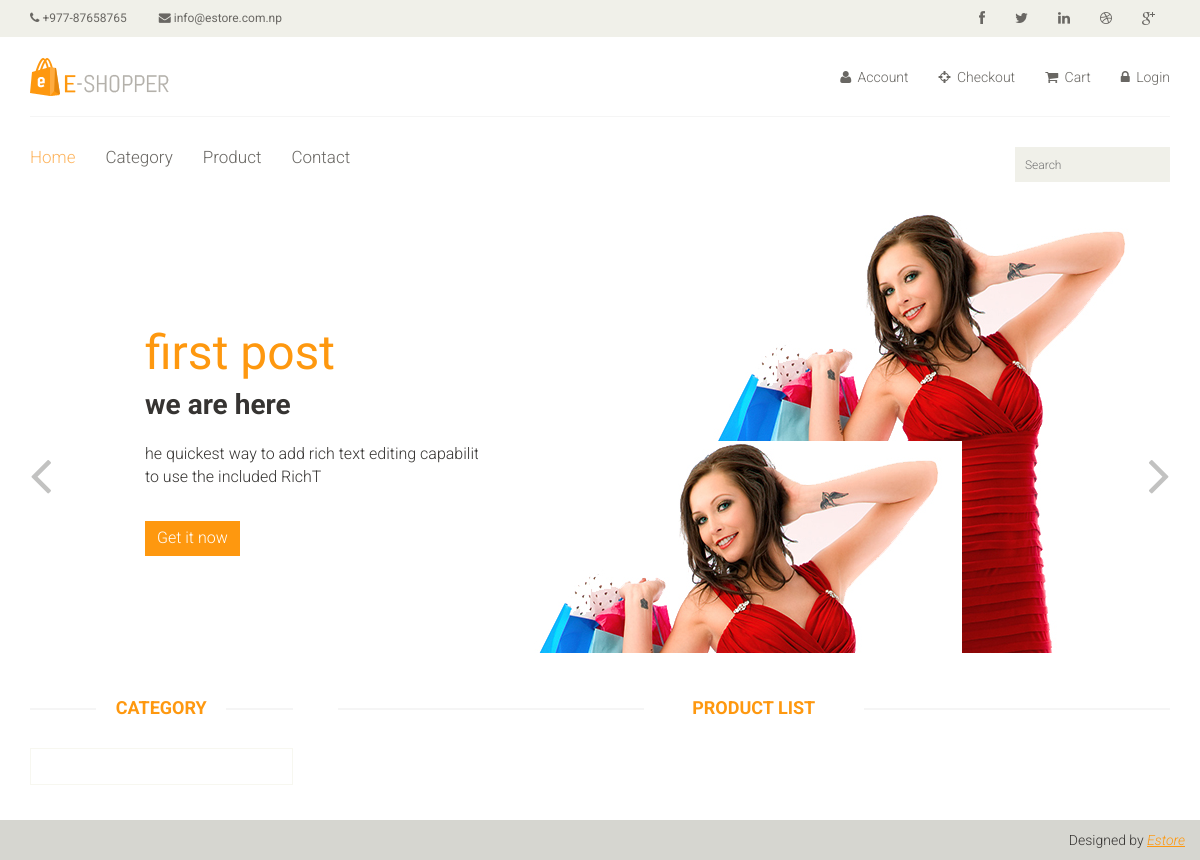
Before: / with the older database file.
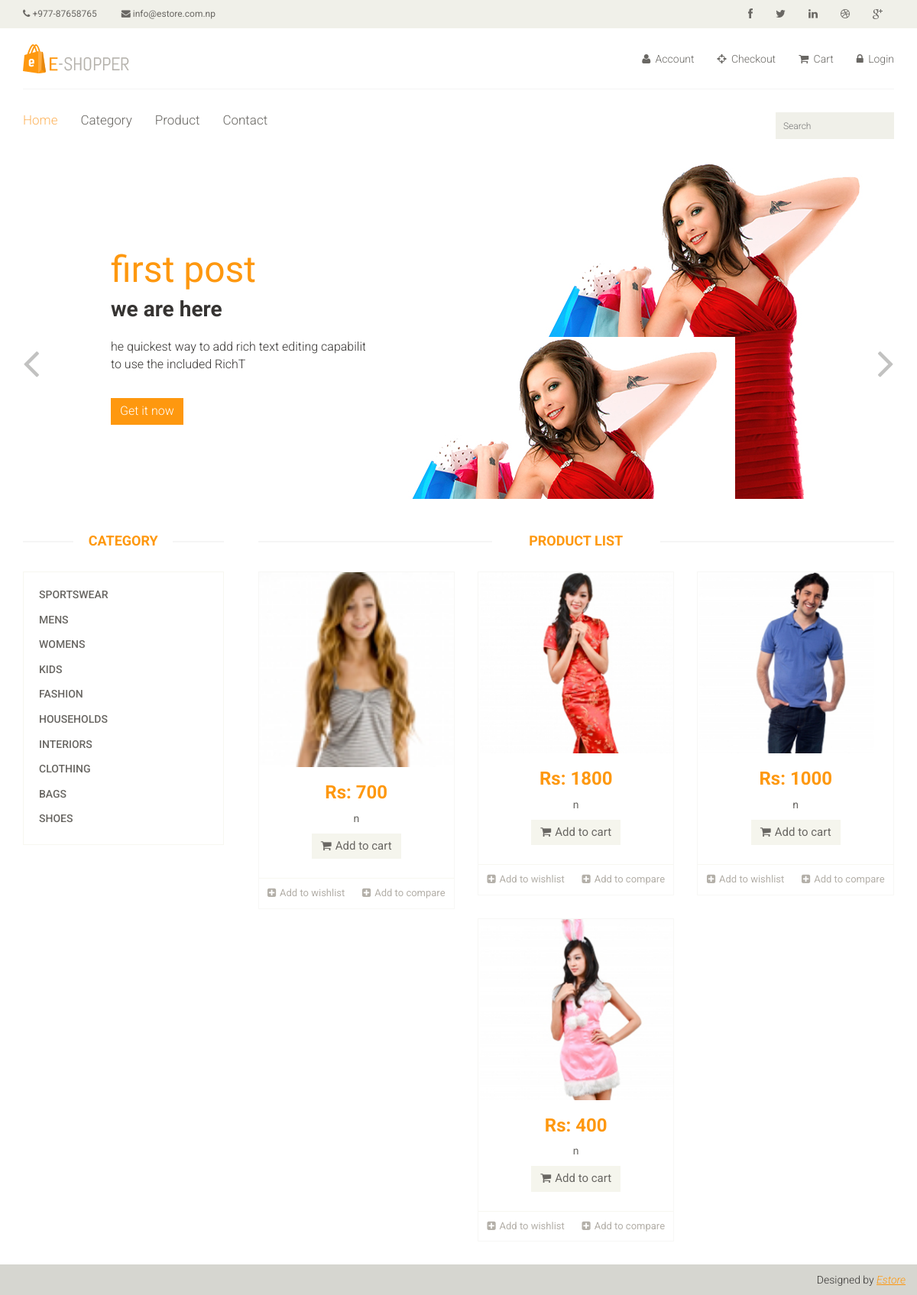
After: the same page with the newer database file.
### ecommerce/models.py (models this page shows, shortened)
class Settings(models.Model):
    name = models.CharField(max_length=100)
    email = models.CharField(max_length=100)
    phone = models.CharField(max_length=100)
    logo = models.ImageField(upload_to='logo/', blank=True, null=True)
    favicon = models.ImageField(upload_to='favicon/', blank=True, null=True)
    class Meta:
        verbose_name_plural = 'Setting'

class Banner(models.Model):
    title = models.CharField(max_length=100, unique=True)
    slug = models.SlugField(max_length=100, unique=True)
    subtitle = models.CharField(max_length=100)
    image = models.ImageField(upload_to='banner/')
    description = RichTextField()
    class Meta:
        verbose_name_plural = 'Banner'
    def get_limit_description(self):
        return self.description[:100]

class Category(models.Model):
    cat_name = models.CharField(max_length=100, unique=True)
    slug = models.SlugField(max_length=100, unique=True)

class Product(models.Model):
    category = models.ForeignKey(Category, on_delete=models.CASCADE)
    name = models.CharField(max_length=100, unique=True)
    slug = models.SlugField(max_length=100, unique=True)
    price = models.IntegerField()
    image = models.ImageField(upload_to='product/')
    description = RichTextField()
    stock = models.IntegerField(default=0)
    quantity = models.IntegerField(default=1)
    class Meta:
        verbose_name_plural = 'Product'

### ecommerce/views.py (the view)
# urls.py: path('', views.index, name='index'),
def index(request):
    data = {
        'bannerData': Banner.objects.all(),
        'categoryData': Category.objects.all(),
        'productData': Product.objects.order_by('-id'),
    }
    return render(request, 'pages/home/index.html', data)

### ecommerce/general.py (called while the page is built)
def data_pass_all_templates(request):
    data = {
        'settingData': Settings.objects.last()
    }
    return data

### templates/pages/home/index.html (shortened to what this page needs)
{% extends "master/master.html" %}
{% block content %}
    <section id="slider">
        <div class="container">
            <div class="row">
                <div class="col-sm-12">
                    <div id="slider-carousel" class="carousel slide" data-ride="carousel">
                        <div class="carousel-inner">
                            {% for banner in bannerData %}
                                {% if forloop.counter == 1 %}
                                    <div class="item active">
                                        <div class="col-sm-6">
                                            <h1><span>{{ banner.title }}</span></h1>
                                            <h2>{{ banner.subtitle }}</h2>
                                            <p>
                                                {{ banner.get_limit_description |safe }}
                                            </p>
                                            <a href="{% url 'banner-details' banner.slug %}"
                                               class="btn btn-default get">Get it now</a>
                                        </div>
                                        <div class="col-sm-6">
                                            <img src="{{ banner.image.url }}" class="girl img-responsive" alt=""/>
                                            <img src="{{ banner.image.url }}" class="pricing" alt=""/>
                                        </div>
                                    </div>
                                {% endif %}
                            {% endfor %}
                        </div>
                        <a href="#slider-carousel" class="left control-carousel hidden-xs" data-slide="prev">
                            <i class="fa fa-angle-left"></i>
                        </a>
                        <a href="#slider-carousel" class="right control-carousel hidden-xs" data-slide="next">
                            <i class="fa fa-angle-right"></i>
                        </a>
                    </div>
                </div>
            </div>
        </div>
    </section>
    <section>
        <div class="container">
            <div class="row">
                <div class="col-sm-3">
                    <div class="left-sidebar">
                        <h2>Category</h2>
                        <div class="panel-group category-products" id="accordian">
                            {% for category in categoryData %}
                                <div class="panel panel-default">
                                    <div class="panel-heading">
                                        <h4 class="panel-title"><a href="#">{{ category.cat_name }}</a></h4>
                                    </div>
                                </div>
                            {% endfor %}
                        </div>
                    </div>
                </div>
                <div class="col-sm-9 padding-right">
                    <div class="features_items">
                        <h2 class="title text-center">Product List</h2>
                        {% for product in productData %}
                            <div class="col-sm-4">
                                <div class="product-image-wrapper">
                                    <div class="single-products">
                                        <div class="productinfo text-center">
                                            {% if product.image %}
                                                <img src="{{ product.image.url }}" alt=""/>
                                            {% endif %}
                                            <h2>Rs: {{ product.price }}</h2>
                                            <p>{{ product.product_name }}n</p>
                                            <a href="{% url 'cart_add' product.id %}" class="btn btn-default add-to-cart"><i
                                                    class="fa fa-shopping-cart"></i>Add
                                                to cart</a>
                                        </div>
                                        <div class="product-overlay">
                                            <div class="overlay-content">
                                            </div>
                                        </div>
                                    </div>
                                    <div class="choose">
                                        <ul class="nav nav-pills nav-justified">
                                            <li><a href="#"><i class="fa fa-plus-square"></i>Add to wishlist</a></li>
                                            <li><a href="#"><i class="fa fa-plus-square"></i>Add to compare</a></li>
                                        </ul>
                                    </div>
                                </div>
                            </div>
                        {% endfor %}
                    </div>
                </div>
            </div>
        </div>
    </section>
{% endblock %}

### templates/master/master.html
{% include 'layouts/header.html' %}
{% block content %}
{% endblock %}
{% include 'layouts/footer.html' %}

### templates/layouts/header.html (shortened to what this page needs)
<!DOCTYPE html>
{% load static %}
<html lang="en">
<head>
    <link href="{% static 'css/bootstrap.min.css' %}" rel="stylesheet">
    <link href="{% static 'css/font-awesome.min.css' %}" rel="stylesheet">
    <link href="{% static 'css/prettyPhoto.css' %}" rel="stylesheet">
    <link href="{% static 'css/price-range.css' %}" rel="stylesheet">
    <link href="{% static 'css/animate.css' %}" rel="stylesheet">
    <link href="{% static 'css/main.css' %}" rel="stylesheet">
    <link href="{% static 'css/responsive.css' %}" rel="stylesheet">
</head>
<body>
<header id="header">
    <div class="header_top">
        <div class="container">
            <div class="row">
                <div class="col-sm-6">
                    <div class="contactinfo">
                        <ul class="nav nav-pills">
                            <li><a href="#"><i class="fa fa-phone"></i> {{ settingData.phone }}</a></li>
                            <li><a href="#"><i class="fa fa-envelope"></i> {{ settingData.email }}</a></li>
                        </ul>
                    </div>
                </div>
                <div class="col-sm-6">
                    <div class="social-icons pull-right">
                        <ul class="nav navbar-nav">
                            <li><a href="#"><i class="fa fa-facebook"></i></a></li>
                            <li><a href="#"><i class="fa fa-twitter"></i></a></li>
                            <li><a href="#"><i class="fa fa-linkedin"></i></a></li>
                            <li><a href="#"><i class="fa fa-dribbble"></i></a></li>
                            <li><a href="#"><i class="fa fa-google-plus"></i></a></li>
                        </ul>
                    </div>
                </div>
            </div>
        </div>
    </div>
    <div class="header-middle">
        <div class="container">
            <div class="row">
                <div class="col-sm-4">
                    <div class="logo pull-left">
                        {% if settingData.logo %}
                            <a href="{% url 'index' %}"><img src="{{ settingData.logo.url }}" alt=""/></a>
                        {% endif %}
                    </div>
                </div>
                <div class="col-sm-8">
                    <div class="shop-menu pull-right">
                        <ul class="nav navbar-nav">
                            <li><a href="{% url 'user-register' %}"><i class="fa fa-user"></i> Account</a></li>
                            <li><a href="#"><i class="fa fa-crosshairs"></i> Checkout</a></li>
                            <li><a href="{% url 'cart_detail' %}"><i class="fa fa-shopping-cart"></i> Cart</a></li>
                            <li><a href="{% url 'user-login' %}"><i class="fa fa-lock"></i> Login</a></li>
                        </ul>
                    </div>
                </div>
            </div>
        </div>
    </div>
    <div class="header-bottom">
        <div class="container">
            <div class="row">
                <div class="col-sm-9">
                    <div class="mainmenu pull-left">
                        <ul class="nav navbar-nav collapse navbar-collapse">
                            <li><a href="{% url 'index' %}" class="active">Home</a></li>
                            <li><a href="{% url 'category' %}">Category</a></li>
                            <li><a href="{% url 'product' %}">Product</a></li>
                            <li><a href="{% url 'contact' %}">Contact</a></li>
                        </ul>
                    </div>
                </div>
                <div class="col-sm-3">
                    <div class="search_box pull-right">
                        <input type="text" placeholder="Search"/>
                    </div>
                </div>
            </div>
        </div>
    </div>
</header>

### templates/layouts/footer.html (shortened to what this page needs)
{% load static %}
<footer id="footer">
		<div class="footer-bottom">
			<div class="container">
				<div class="row">
					<p class="pull-right">Designed by <span><a target="_blank" href="{% url 'index' %}">Estore</a></span></p>
				</div>
			</div>
		</div>
	</footer>
</body>
</html>

Changed rows visible on the page:
added Category: cat_name "SPORTSWEAR"
added Category: cat_name "MENS"
added Category: cat_name "WOMENS"
added Category: cat_name "KIDS"
added Category: cat_name "FASHION"
added Category: cat_name "HOUSEHOLDS"
added Category: cat_name "INTERIORS"
added Category: cat_name "CLOTHING"
added Category: cat_name "BAGS"
added Category: cat_name "SHOES"
added Product: image (picture), price "700"
added Product: image (picture), price "1800"
added Product: image (picture), price "1000"
added Product: image (picture), price "400"
